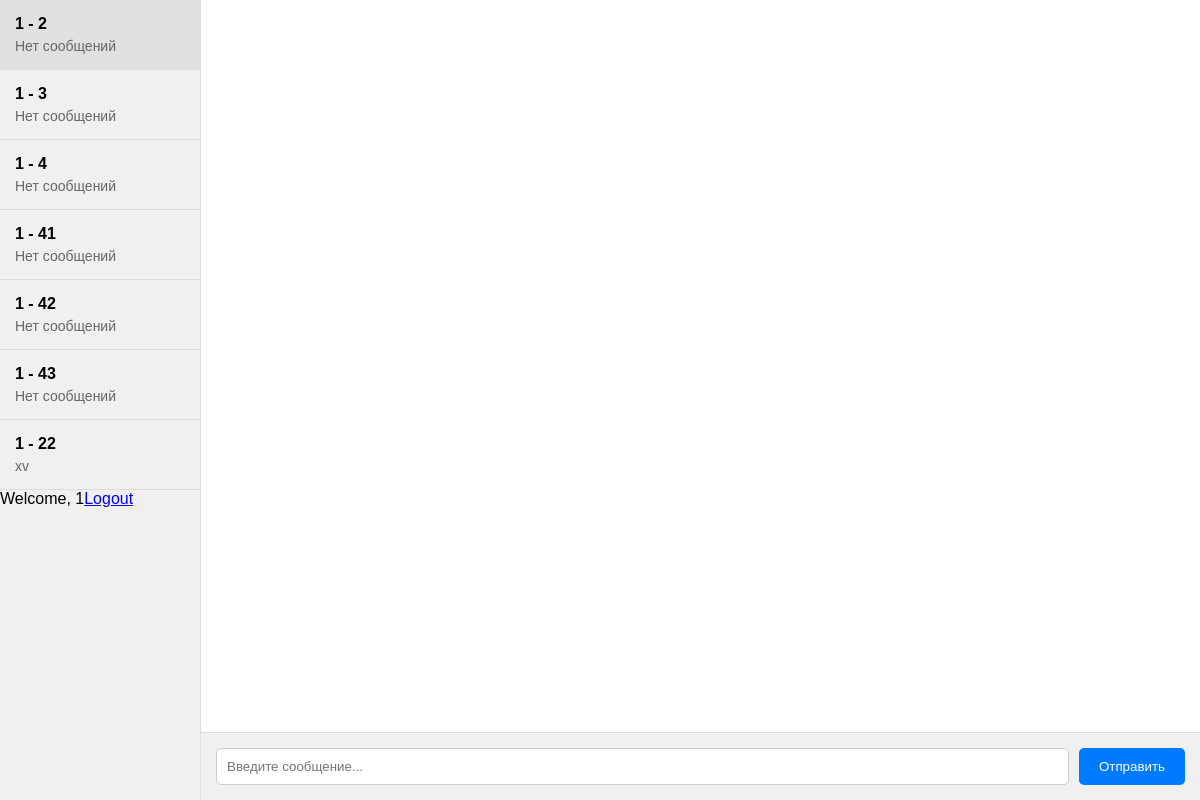
/ChatPage (signed in), run on the app's committed database.
### tables this page shows
CREATE TABLE Chats (
        id INTEGER PRIMARY KEY AUTOINCREMENT,
        name TEXT NOT NULL,
        creted_at TIMESTAMP DEFAULT CURRENT_TIMESTAMP
    );

### app.py (the view)
@app.route('/ChatPage')
def Chatpage():
    if 'user_login' not in session:
        return redirect(url_for('main_page'))
    current_user_login = session['user_login']
    conn = sqlite3.connect(db_path)
    cursor = conn.cursor()
    cursor.execute("""
        SELECT c.id, c.name,
                (SELECT m.messege_text FROM Messeges m
                WHERE m.chat_id = c.id
                ORDER BY m.sent_at DESC LIMIT 1) as last_message
        FROM Chats c
        JOIN Users_Chats uc ON c.id = uc.chat_id
        JOIN Users u ON u.id = uc.user_id
        WHERE u.login = ?
    """, (current_user_login,))
    chats = cursor.fetchall()
    conn.close()
    return render_template('chat.html', chats=chats, current_user=current_user_login)

### templates/chat.html (shortened to what this page needs)
<!DOCTYPE html>
<html lang="en">
  <head>
    <link
      rel="stylesheet"
      href="{{ url_for('static', filename='css/chat_style.css') }}"
    />
  </head>
  <body>
    <div class="sidebar">
      {% for chat in chats %}
      <div class="chat-item" data-chat-id="{{ chat[0] }}">
        <div class="chat-info">
          <div class="username">{{ chat[1] }}</div>
          <div class="last-msg">
            {{ chat[2] if chat[2] else "Нет сообщений" }}
          </div>
        </div>
      </div>
      {% endfor %}
      <div style="display: flex">
        <span>Welcome, {{ current_user }}</span>
        <a href="{{ url_for('logout') }}" class="logout-btn">Logout</a>
      </div>
    </div>
    <div class="main" id="mainArea">
      <div class="messages" id="messagesContainer">
      </div>
      <div class="input-area">
        <input
          type="text"
          class="msg-input"
          id="messageInput"
          placeholder="Введите сообщение..."
        />
        <button class="send-btn" id="sendButton">Отправить</button>
      </div>
    </div>
  </body>
</html>

### static/css/chat_style.css (style rules this page uses)
body { margin: 0; padding: 0; font-family: Arial, sans-serif; display: flex; height: 100vh; }
.sidebar { width: 200px; background: #f0f0f0; border-right: 1px solid #ddd; overflow-y: auto; }
.chat-item { padding: 15px; border-bottom: 1px solid #ddd; cursor: pointer; }
.username { font-weight: bold; margin-bottom: 5px; }
.last-msg { color: #666; font-size: 14px; }
.main { flex: 1; display: flex; flex-direction: column; }
.messages { flex: 1; padding: 20px; overflow-y: auto; background: white; }
.input-area { display: flex; padding: 15px; background: #f0f0f0; border-top: 1px solid #ddd; }
.msg-input { flex: 1; padding: 10px; border: 1px solid #ccc; border-radius: 5px; margin-right: 10px; }
.send-btn { padding: 10px 20px; background: #007bff; color: white; border: none; border-radius: 5px; cursor: pointer; }

### data on the page
Chats: name "1 - 2", chat "Нет сообщений"
Chats: name "1 - 3", chat "Нет сообщений"
Chats: name "1 - 4", chat "Нет сообщений"
Chats: name "1 - 41", chat "Нет сообщений"
Chats: name "1 - 42", chat "Нет сообщений"
Chats: name "1 - 43", chat "Нет сообщений"
Chats: name "1 - 22", chat "xv"

### other printed values
{{ current_user }} "1"
